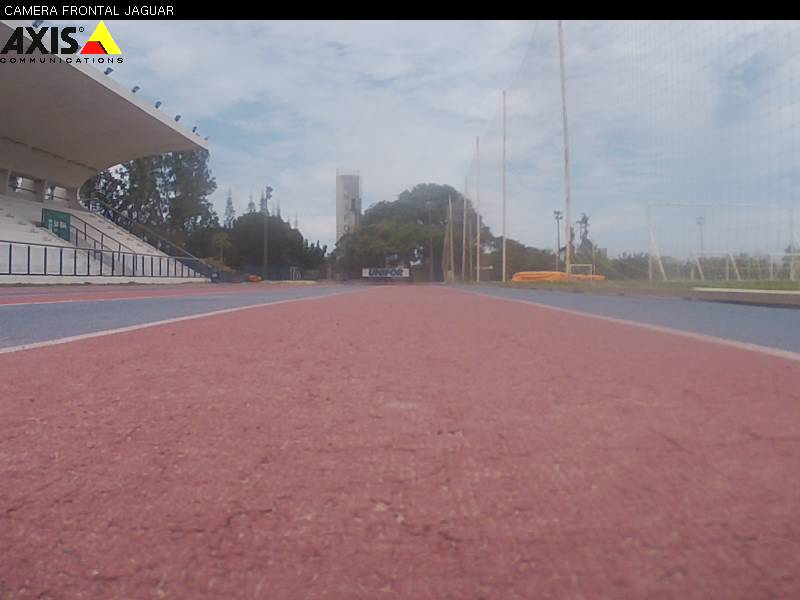
#> input picture Data/IMG/imagem1046.jpg, 800 x 600 px
$ python -i utils.py   (imports and definitions only)
#> lines starting #> are read from the running program, lines starting #| are printed output that depends on the picture
import cv2, os

import numpy as np
import matplotlib.image as mpimg

IMAGE_HEIGHT, IMAGE_WIDTH, IMAGE_CHANNELS = 66, 200, 3
INPUT_SHAPE = (IMAGE_HEIGHT, IMAGE_WIDTH, IMAGE_CHANNELS)


# [5 lines left out: function load_image, not called in this run]


def crop(image):
    """
    Crop the image (removing the sky at the top and the car front at the bottom)
    """
    return image[270:-25, :, :] # remove the sky and the car front defalt: [60:-25, :, :]
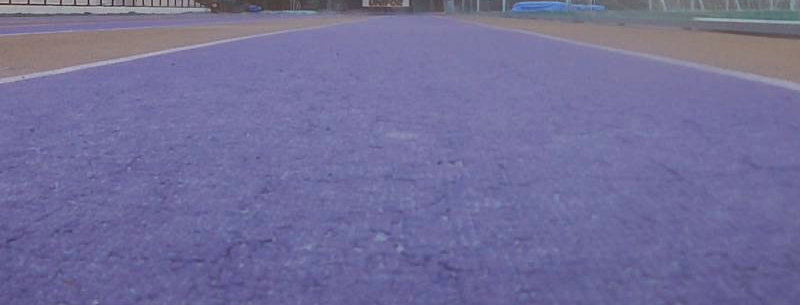
#> returned value: shape (305, 800, 3); mean of channels 0, 1, 2 153.5, 110.4, 114; drawn as B, G, R


def resize(image):
    """
    Resize the image to the input shape used by the network model
    """
    return cv2.resize(image, (IMAGE_WIDTH, IMAGE_HEIGHT), cv2.INTER_AREA)
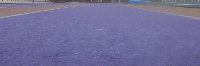
#> returned value: shape (66, 200, 3); mean of channels 0, 1, 2 153.5, 110.4, 114; drawn as B, G, R


def rgb2yuv(image):
    """
    Convert the image from RGB to YUV (This is what the NVIDIA model does)
    """
    return cv2.cvtColor(image, cv2.COLOR_RGB2YUV)
#> returned value: shape (66, 200, 3); mean of channels 0, 1, 2 123.6, 123.3, 154.3


def preprocess(image):
    """
    Combine all preprocess functions into one
    """

    image = crop(image)

    #cv2.imshow('image',image)
    #cv2.waitKey(1000)
    #cv2.destroyAllWindows()

    image = resize(image)

    #cv2.imshow('image',image)
    #cv2.waitKey(1000)
    #cv2.destroyAllWindows()

    image = rgb2yuv(image)

    #cv2.imshow('image',image)
    #cv2.waitKey(1000)
    #cv2.destroyAllWindows()
    return image


# [114 lines left out: functions choose_image, random_flip, random_translate, random_shadow, random_brightness, augument and 1 more, not called in this run]

>>> import cv2
>>> picture = cv2.cvtColor(cv2.imread('Data/IMG/imagem1046.jpg'), cv2.COLOR_BGR2RGB)
>>> result = preprocess(picture)

$ run again, on Data/IMG/imagem1064.jpg
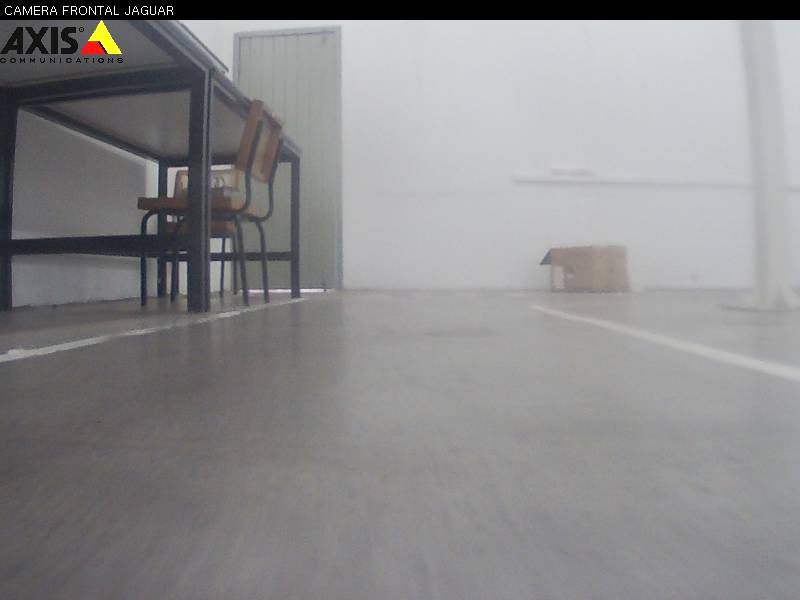
#> input picture Data/IMG/imagem1064.jpg, 800 x 600 px
#> in crop, `return image[270:-25, :, :]`:
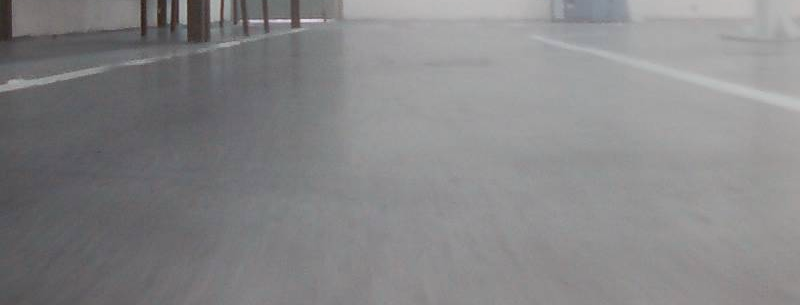
#> returned value: shape (305, 800, 3); mean of channels 0, 1, 2 134.8, 133.6, 134.1; drawn as B, G, R
#> in resize, `return cv2.resize(image, (IMAGE_WIDTH, IMAGE_HEIGHT), cv2.INTER_AREA)`:
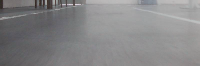
#> returned value: shape (66, 200, 3); mean of channels 0, 1, 2 134.7, 133.5, 134; drawn as B, G, R

$ run again, on Data/IMG/imagem1106.jpg
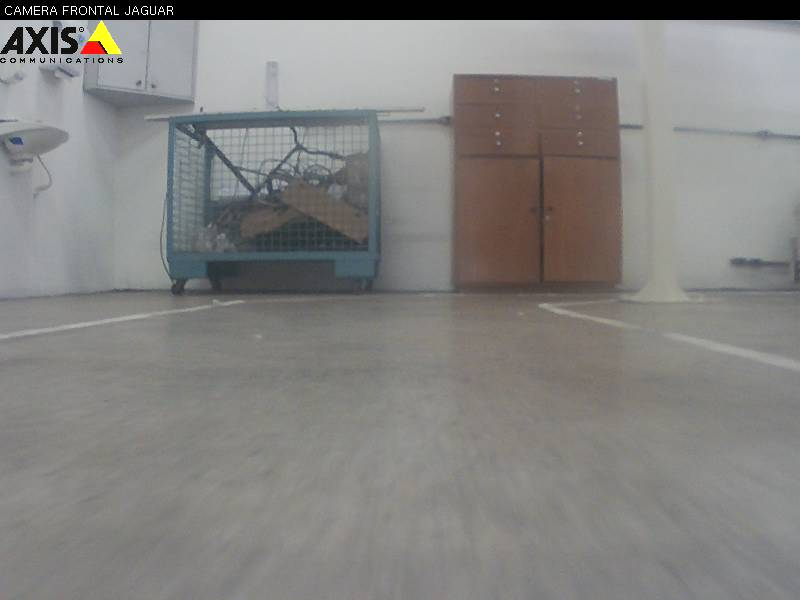
#> input picture Data/IMG/imagem1106.jpg, 800 x 600 px
#> in crop, `return image[270:-25, :, :]`:
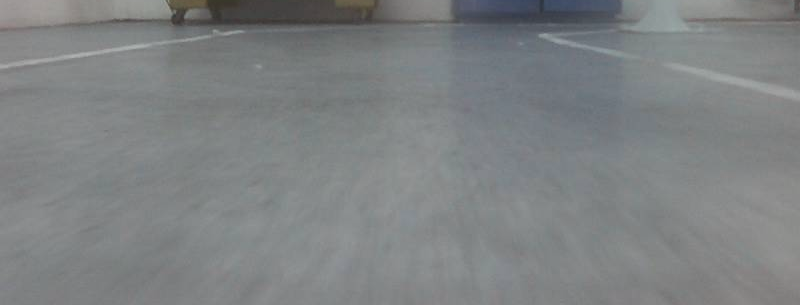
#> returned value: shape (305, 800, 3); mean of channels 0, 1, 2 130.6, 129.4, 126.2; drawn as B, G, R
#> in resize, `return cv2.resize(image, (IMAGE_WIDTH, IMAGE_HEIGHT), cv2.INTER_AREA)`:
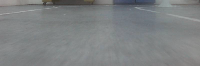
#> returned value: shape (66, 200, 3); mean of channels 0, 1, 2 130.5, 129.3, 126.1; drawn as B, G, R

$ run again, on Data/IMG/imagem1185.jpg
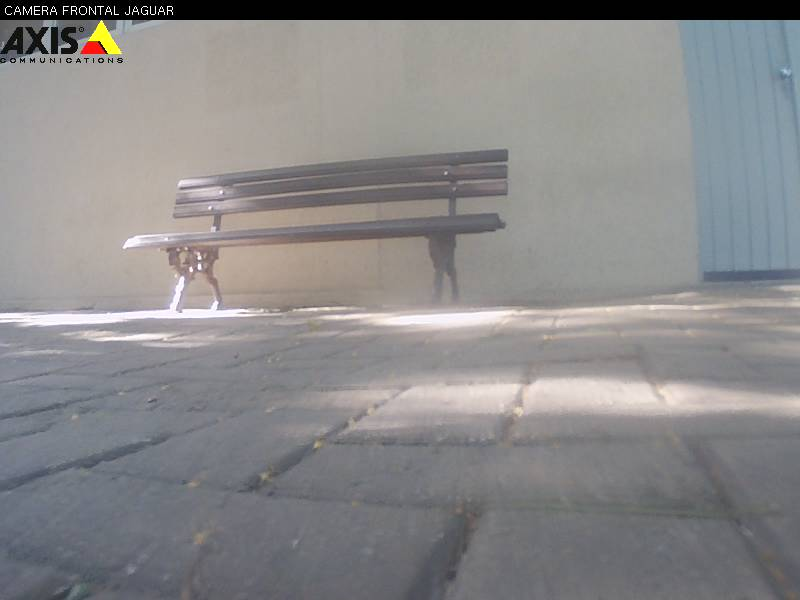
#> input picture Data/IMG/imagem1185.jpg, 800 x 600 px
#> in crop, `return image[270:-25, :, :]`:
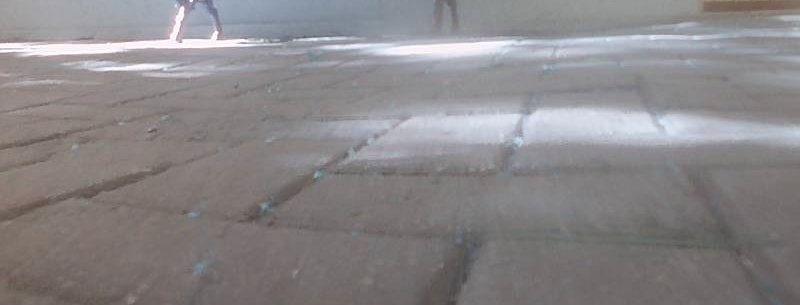
#> returned value: shape (305, 800, 3); mean of channels 0, 1, 2 135.9, 134.4, 137.3; drawn as B, G, R
#> in resize, `return cv2.resize(image, (IMAGE_WIDTH, IMAGE_HEIGHT), cv2.INTER_AREA)`:
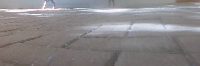
#> returned value: shape (66, 200, 3); mean of channels 0, 1, 2 135.7, 134.2, 137.1; drawn as B, G, R
